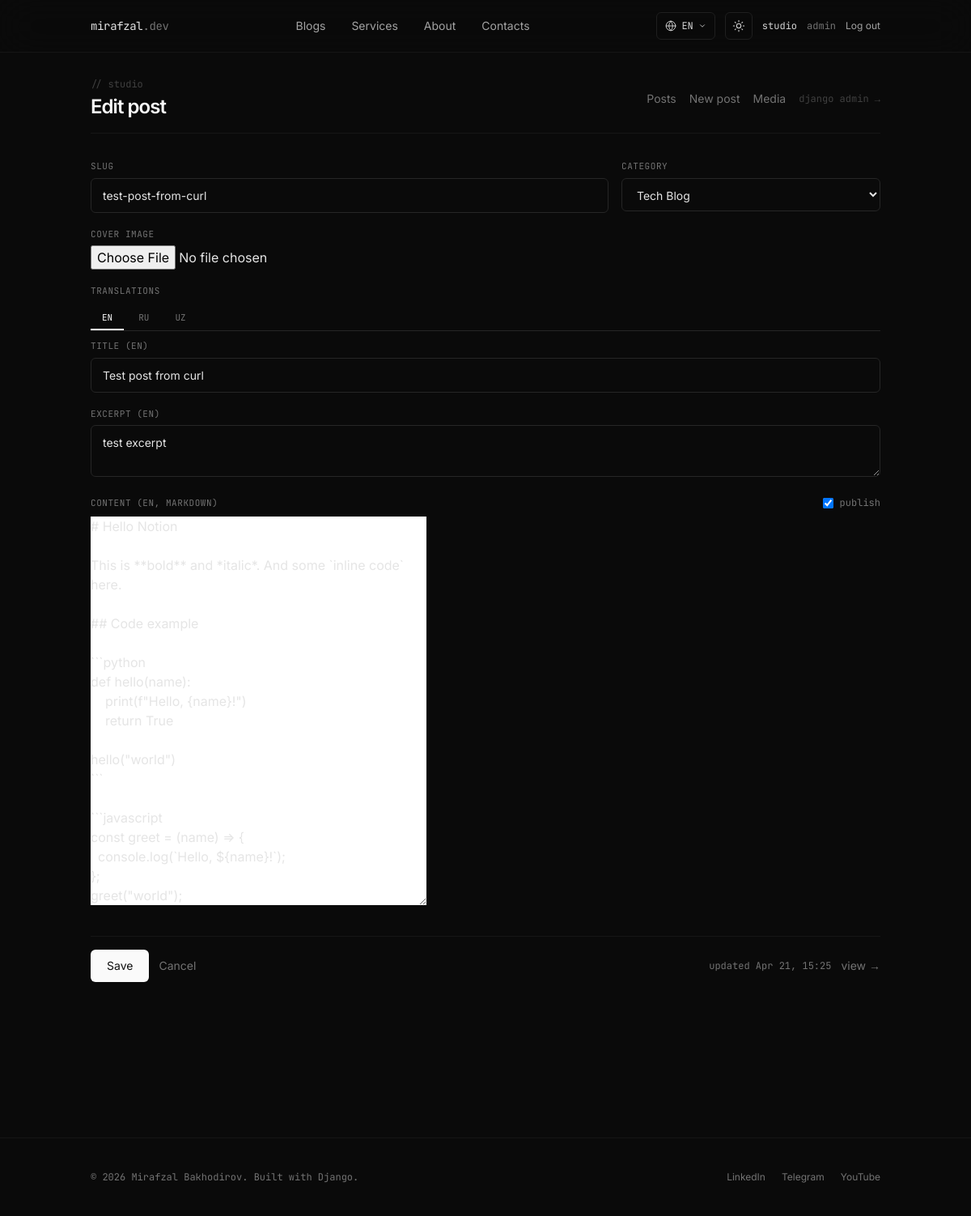
Page /studio/1/edit/ (signed in) on the earlier database version.
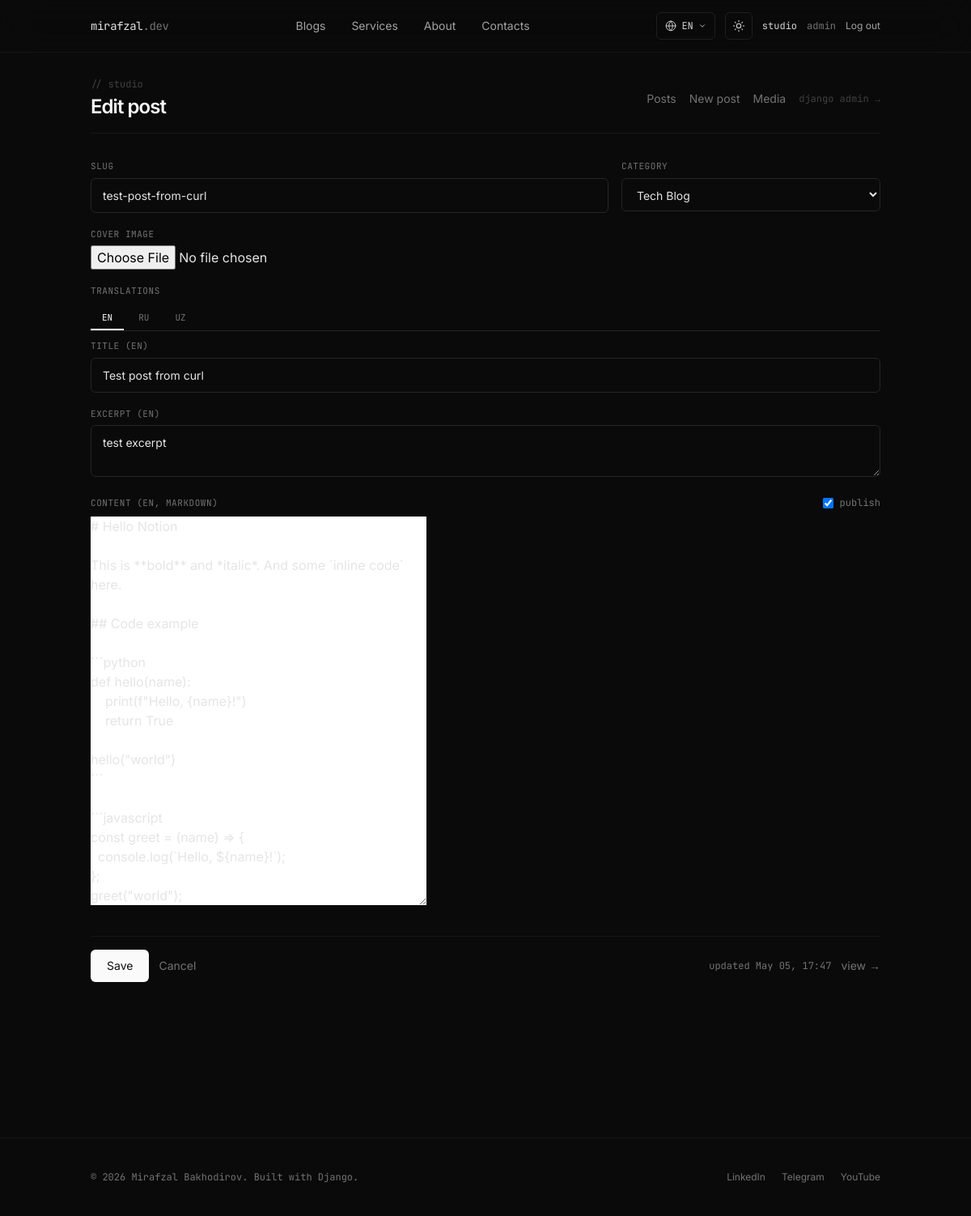
Same page on the later database version.
### apps/blogs/models.py (models this page shows, shortened)
class Post(models.Model):
    class Category(models.TextChoices):
        TECH = "tech", _("Tech Blog")
        PERSONAL = "personal", _("Personal Blog")
    title = models.CharField(_("Title (EN)"), max_length=200)
    title_ru = models.CharField(_("Title (RU)"), max_length=200, blank=True)
    title_uz = models.CharField(_("Title (UZ)"), max_length=200, blank=True)
    slug = models.SlugField(max_length=220, unique=True, blank=True)
    category = models.CharField(
        _("Category"),
        max_length=16, choices=Category.choices, default=Category.TECH,
    )
    excerpt = models.CharField(
        _("Excerpt (EN)"),
        max_length=280,
        blank=True,
        help_text=_("Short summary shown in listings."),
    )
    excerpt_ru = models.CharField(_("Excerpt (RU)"), max_length=280, blank=True)
    excerpt_uz = models.CharField(_("Excerpt (UZ)"), max_length=280, blank=True)
    content = models.TextField(_("Content (EN)"), help_text=_("Markdown source"))
    content_ru = models.TextField(_("Content (RU)"), blank=True)
    content_uz = models.TextField(_("Content (UZ)"), blank=True)
    content_html = models.TextField(blank=True, editable=False)
    content_html_ru = models.TextField(blank=True, editable=False)
    content_html_uz = models.TextField(blank=True, editable=False)
    cover_image = models.ImageField(_("Cover image"), upload_to="blog_covers/", blank=True, null=True)
    is_published = models.BooleanField(_("Published"), default=True)
    created_at = models.DateTimeField(auto_now_add=True)
    updated_at = models.DateTimeField(auto_now=True)
    class Meta:
        ordering = ["-created_at"]
        verbose_name = _("Post")
        verbose_name_plural = _("Posts")
    def get_absolute_url(self):
        if self.category == self.Category.TECH:
            return reverse("blogs:tech_detail", kwargs={"slug": self.slug})
        return reverse("blogs:personal_detail", kwargs={"slug": self.slug})

### apps/studio/views.py (the view)
# urls.py: path("<int:pk>/edit/", views.post_edit, name="post_edit"),
@login_required
@staff_only
def post_edit(request, pk):
    post = get_object_or_404(Post, pk=pk)
    if request.method == "POST":
        form = PostForm(request.POST, request.FILES, instance=post)
        if form.is_valid():
            post = form.save()
            messages.success(request, _("Saved."))
            return redirect("studio:post_edit", pk=post.pk)
    else:
        form = PostForm(instance=post)
    return render(request, "studio/post_form.html", {"form": form, "post": post})

### apps/pages/context_processors.py (called while the page is built)
def site_settings(request):
    return {"site": settings.SITE_CONTENT}

### apps/studio/views.py (called while the page is built)
def _is_staff(user):
    return user.is_authenticated and (user.is_staff or user.is_superuser)

### templates/studio/post_form.html (shortened to what this page needs)
{% extends "studio/_base.html" %}
{% load i18n %}
{% block studio_title %}{% if post %}{% trans "Edit post" %}{% else %}{% trans "New post" %}{% endif %}{% endblock %}
{% block studio_content %}
<link rel="stylesheet" href="https://cdn.jsdelivr.net/npm/easymde/dist/easymde.min.css" />
<link rel="stylesheet" href="https://cdn.jsdelivr.net/gh/highlightjs/cdn-release@11.10.0/build/styles/github-dark.min.css" />
<form method="post" enctype="multipart/form-data" id="studio-form" novalidate>
  <div class="studio-row studio-row-inline">
    <div>
      <label class="studio-label" for="id_slug">{% trans "Slug" %}</label>
      {{ form.slug }}
    </div>
    <div>
      <label class="studio-label" for="id_category">{% trans "Category" %}</label>
      {{ form.category }}
    </div>
  </div>
  <div class="studio-row">
    <label class="studio-label" for="id_cover_image">{% trans "Cover image" %}</label>
    {{ form.cover_image }}
  </div>
  <div class="studio-row">
    <p class="studio-label" style="margin-bottom:10px;">{% trans "Translations" %}</p>
    <div class="lang-tabs" data-lang-tabs>
      <button type="button" data-lang-tab="en" class="active">EN</button>
      <button type="button" data-lang-tab="ru">RU</button>
      <button type="button" data-lang-tab="uz">UZ</button>
    </div>
    <div class="lang-pane active" data-lang-pane="en">
      <div class="studio-row">
        <label class="studio-label" for="id_title">{% trans "Title (EN)" %}</label>
        {{ form.title }}
      </div>
      <div class="studio-row">
        <label class="studio-label" for="id_excerpt">{% trans "Excerpt (EN)" %}</label>
        {{ form.excerpt }}
      </div>
      <div class="studio-row">
        <div class="flex items-center justify-between mb-2">
          <label class="studio-label" style="margin:0;">{% trans "Content (EN, Markdown)" %}</label>
          <label class="flex items-center gap-2 text-ink-500 dark:text-ink-400 font-mono text-xs cursor-pointer">
            {{ form.is_published }} <span>{% trans "publish" %}</span>
          </label>
        </div>
        {{ form.content }}
      </div>
    </div>
  </div>
  <div class="flex items-center gap-3 mt-8 pt-4 border-t border-ink-200 dark:border-ink-800">
    <button type="submit"
            class="px-5 py-2.5 bg-ink-900 dark:bg-ink-50 text-white dark:text-ink-900 text-sm rounded-md hover:opacity-90 transition">
      {% trans "Save" %}
    </button>
    <a href="{% url 'studio:post_list' %}" class="text-sm text-ink-500 dark:text-ink-400 hover:text-ink-900 dark:hover:text-white">{% trans "Cancel" %}</a>
    {% if post %}
      <span class="ml-auto text-xs font-mono text-ink-400">{% trans "updated" %} {{ post.updated_at|date:"M d, H:i" }}</span>
      <a href="{{ post.get_absolute_url }}" target="_blank" class="text-sm text-ink-500 dark:text-ink-400 hover:text-ink-900 dark:hover:text-white">{% trans "view" %} →</a>
    {% endif %}
  </div>
</form>
{% endblock %}

Differences in the rows shown:
changed Post "test-post-from-curl": updated_at "Apr 21, 15:25" → "May 05, 17:47"
